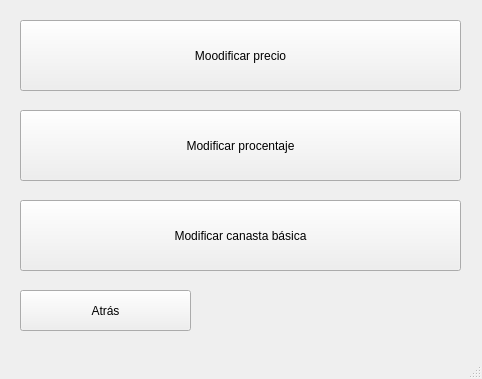
<?xml version="1.0" encoding="UTF-8"?>
<ui version="4.0">
 <class>window_modify</class>
 <widget class="QMainWindow" name="window_modify">
  <property name="geometry">
   <rect>
    <x>0</x>
    <y>0</y>
    <width>482</width>
    <height>379</height>
   </rect>
  </property>
  <property name="windowTitle">
   <string>MainWindow</string>
  </property>
  <widget class="QWidget" name="centralwidget">
   <widget class="QPushButton" name="insertarMarca">
    <property name="geometry">
     <rect>
      <x>20</x>
      <y>200</y>
      <width>441</width>
      <height>71</height>
     </rect>
    </property>
    <property name="text">
     <string>Modificar canasta básica</string>
    </property>
   </widget>
   <widget class="QPushButton" name="insertarPas">
    <property name="geometry">
     <rect>
      <x>20</x>
      <y>20</y>
      <width>441</width>
      <height>71</height>
     </rect>
    </property>
    <property name="text">
     <string>Moodificar precio</string>
    </property>
   </widget>
   <widget class="QPushButton" name="back">
    <property name="geometry">
     <rect>
      <x>20</x>
      <y>290</y>
      <width>171</width>
      <height>41</height>
     </rect>
    </property>
    <property name="text">
     <string>Atrás</string>
    </property>
   </widget>
   <widget class="QPushButton" name="insertarProd">
    <property name="geometry">
     <rect>
      <x>20</x>
      <y>110</y>
      <width>441</width>
      <height>71</height>
     </rect>
    </property>
    <property name="text">
     <string>Modificar procentaje</string>
    </property>
   </widget>
  </widget>
  <widget class="QMenuBar" name="menubar">
   <property name="geometry">
    <rect>
     <x>0</x>
     <y>0</y>
     <width>482</width>
     <height>17</height>
    </rect>
   </property>
  </widget>
  <widget class="QStatusBar" name="statusbar"/>
 </widget>
 <resources/>
 <connections/>
</ui>
